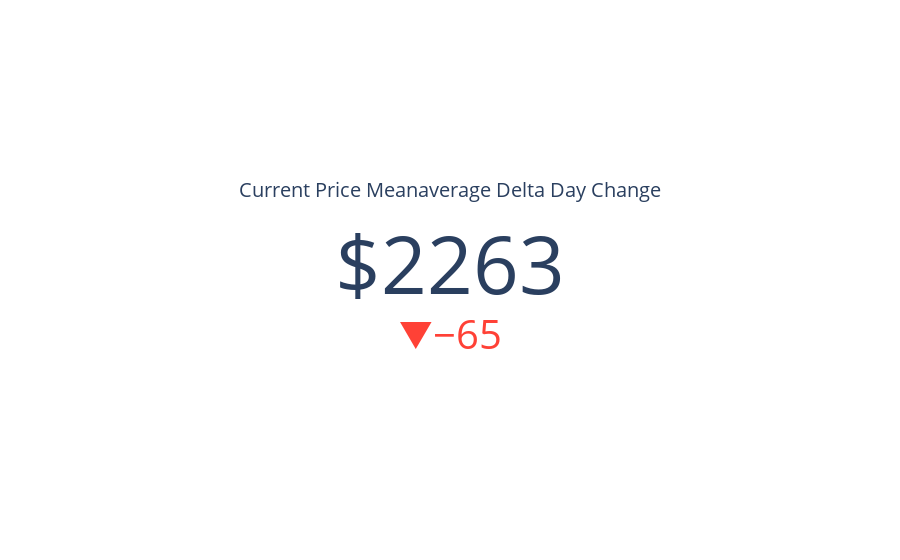

The code cell stored with this chart in its notebook:
### Code cell
import plotly.graph_objects as go

fig = go.Figure(go.Indicator(
    domain = {'x': [0, 1], 'y': [0, 1]},
    value = df.price.iloc[-1] - df.meanavge.iloc[-1],
    mode = "number+delta",
    number = {'prefix': "$"},
    delta = {"reference": ((df.price.iloc[-2] - df.meanavge.iloc[-2])), "valueformat": ".0f"},
    title = {'text': "Current Price Meanaverage Delta Day Change"},
    gauge = {'axis': {'range': [None, df.price[df['price']==df.price.max()].tolist()[0]]},
    'bar': {'color': "orange"}}))

fig.show()
fig.write_html("../static/price-mean.html")

### Figure 1 — Plotly figure (JSON) as saved in the notebook; plotly's stock layout.template omitted (floating-point values rounded to 4 significant figures)
{"data": [{"delta": {"reference": 2328.0, "valueformat": ".0f"}, "domain": {"x": [0, 1], "y": [0, 1]}, "gauge": {"axis": {"range": [null, 67530.0]}, "bar": {"color": "orange"}}, "mode": "number+delta", "number": {"prefix": "$"}, "title": {"text": "Current Price Meanaverage Delta Day Change"}, "type": "indicator", "value": 2263.0}], "layout": {}}
